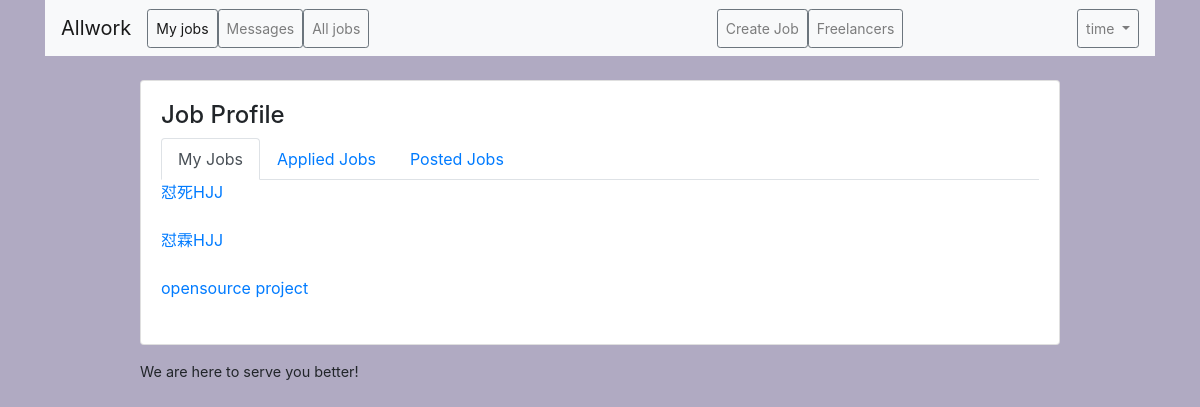
The app's page /user/time/jobs/ with its own data.
### user/models.py (models this page shows, shortened)
class User(AbstractBaseUser,PermissionsMixin):
    email=models.EmailField(unique=True)#邮箱，唯一属性
    username=models.CharField(max_length=100,unique=True)
    first_name=models.CharField(max_length=100,blank=True,null=True)
    last_name=models.CharField(max_length=100,blank=True,null=True)
    profile_photo = models.ImageField(upload_to='pic_folder',default='pic_folder/default.jpg')
    profile=models.TextField(null=True,blank=True)
    skills=TaggableManager(blank=True)
    is_owner= models.BooleanField('project_owner status',default=False)
    is_freelancer=models.BooleanField('freelancer status',default=False)
    date_created=models.DateTimeField(auto_now_add=True)
    date_modified=models.DateTimeField(auto_now=True)
    is_admin=models.BooleanField(default=False)
    is_superuser = models.BooleanField(default=False)
    is_staff=models.BooleanField(default=False)
    is_active = models.BooleanField(default=True)
    objects=UserManager()
    USERNAME_FIELD = 'username'  # 描述用户模型上用作唯一标识符的字段名称的字符串。
    REQUIRED_FIELDS = ['email', 'first_name', 'last_name']  # 通过createsuperuser管理命令创建用户时将提示的字段名称列表。
    class Meta:
        verbose_name="user"
        verbose_name_plural="users"

### jobs/models.py (models this page shows, shortened)
class Job(models.Model):
    owner = models.ForeignKey('user.User', on_delete=models.CASCADE, related_name='job_owner')
    freelancer = models.ForeignKey('user.User', null=True, blank=True, on_delete=models.CASCADE,
                                   related_name="job_freelancer")
    job_title = models.CharField(max_length=300)
    job_description = models.TextField()
    price = models.DecimalField(max_digits=8,decimal_places=2)
    tags = TaggableManager()
    date_created = models.DateTimeField(auto_now_add=True)
    date_modified = models.DateTimeField(auto_now=True)
    document = models.FileField(upload_to='attachements', blank=True, null=True)
    ACTIVE = 'active'
    WORKING = 'working'
    ENDED = 'ended'
    CHOICES = (
        (ACTIVE, 'active'),
        (WORKING, 'working'),
        (ENDED, 'ended'),
    )
    status = models.CharField(max_length=9,choices=CHOICES,default=ACTIVE)
    class Meta:
        verbose_name = 'job'
        verbose_name_plural = 'jobs'
        unique_together = ('owner', 'date_created')

### user/views.py (the view)
# urls.py: path('<str:username>/jobs/', UserJobProfile.as_view(), name='job_profile'),
class UserJobProfile(TemplateView):
    model = User
    template_name = 'users/user_job_profile.html'
    def get_context_data(self, **kwargs):
        context = super().get_context_data(**kwargs)
        username = self.kwargs.get('username')
        context['user']=User.objects.get(username=username)
        return context

### user/templates/users/user_job_profile.html (shortened to what this page needs)
{% extends 'base.html' %}
{% block content %}
    <div class="row">
        <div class="col-xl-6 col-sm-6">
            <h4>Job Profile</h4>
        </div>
    </div>
    <div id="tabs">
        <ul class="nav nav-tabs" role="tablist">
            <li class="nav-item"><a class="nav-link active" data-toggle="tab" href="#c-tab" role="tab">My Jobs</a></li>
            <li class="nav-item"><a class="nav-link " data-toggle="tab" href="#m-tab" role="tab">Applied Jobs</a></li>
            <li class="nav-item"><a class="nav-link" data-toggle="tab" href="#g-tab" role="tab">Posted Jobs</a></li>
        </ul>
        <div class="tab-content">
            <div class="tab-pane active" id="g-tab" role="tabpanel">
                {% for job in user.job_owner.all %}
                    <a href="{% url 'jobs:job_detail' job.pk %}">{{ job.job_title }}</a><br/><br/>
                {% endfor %}
            </div>
        </div>
    </div>
{% endblock %}

### templates/base.html (shortened to what this page needs)
{% load static %}
<!DOCTYPE html>
<html lang="en">
<head>
    <link rel="stylesheet" href="https://maxcdn.bootstrapcdn.com/bootstrap/4.0.0/css/bootstrap.min.css">
    <link rel="stylesheet" href="https://cdnjs.cloudflare.com/ajax/libs/font-awesome/4.7.0/css/font-awesome.min.css">
    <link rel="stylesheet" type="text/css" href="{% static 'css/fontello.css' %}" />
    <link rel="stylesheet" type="text/css" href="{% static 'css/app.css' %}" />
    {% if user.is_authenticated and user.is_owner %}
      <link rel="stylesheet" type="text/css" href="{% static 'css/owners.css' %}">
    {% else %}
      <link rel="stylesheet" type="text/css" href="{% static 'css/freelancers.css' %}">
    {% endif %}
</head>
<body>
    <div class="container">
        <nav class="navbar navbar-expand-lg navbar-light bg-light">
            <a class="navbar-brand" href="{% url 'home' %}" >Allwork</a>
            {% if user.is_authenticated %}
                <div class="collapse navbar-collapse" id="navbarNavDropdown">
                    <ul class="navbar-nav">
                        <li class="nav-item active">
                            <a class="nav-link btn btn-sm btn-outline-secondary float-right" href="{% url 'user:job_profile' user.username %}" >My jobs </a>
                        </li>
                        <li>
                            <a  href="{% url 'direct_messages:list_message' %}" class=" nav-link  btn btn-sm btn-outline-secondary float-right" type="button">Messages</a>
                        </li>
                        <li>
                            <a  href="{% url 'jobs:job_list' %}" class=" nav-link  btn btn-sm btn-outline-secondary float-right" type="button">All jobs</a>
                        </li>
                    </ul>
                </div>
            {% else %}
                <a href="{% url 'user:login' %}" class="btn btn-outline-success" role="button">Log in</a>
                <a href="{% url 'user:signup' %}" class="btn btn-outline-success" role="button">Sign up</a>
            {% endif %}
            {% if user.is_authenticated and user.is_owner %}
            <div class="collapse navbar-collapse justify-content-end" id="navbarCollapse">
                <ul class="navbar-nav">
                        <li class="nav-item">
                            <a href="{% url 'jobs:job_add'  %}" class="nav-link  btn btn-sm btn-outline-secondary float-right" type="button">Create Job</a>
                        </li>
                        <li class="nav-item">
                            <a href="{% url 'user:list_freelancer'%}" class="nav-link  btn btn-sm btn-outline-secondary float-right" type="button">Freelancers</a>
                        </li>
                </ul>
            </div>
            {% endif %}
            {% if user.is_authenticated %}
                <div class="collapse navbar-collapse justify-content-end" id="navbarCollapse">
                    <ul class="navbar-nav">
                        <li class="nav-item dropdown">
                        <a class="nav-link dropdown-toggle btn btn-sm btn-outline-secondary float-right" href="#" id="navbarDropdownMenuLink" data-toggle="dropdown" aria-haspopup="true" aria-expanded="false">
                            {{ user.username }}
                        </a>
                        </li>
                    </ul>
                </div>
            {% endif %}
        </nav>
    </div>
    <div class="container my-4">
        <div class="row justify-content-center">
            <div class="col-md-10 col-sm-12">
                <div class="card mb-3">
                    <div class="card-body">
                        {% block content %}
                        {% endblock %}
                    </div >
                </div>
                <footer>
                    We are here to serve you better!
                </footer>
            </div>
        </div>
    </div>
</body>
</html>

### static/css/app.css (style rules this page uses)
footer { font-size: .9rem; }

### user/static/css/owners.css (style rules this page uses)
body { background-color: #b0aac2; }

### records on screen
User: username "time"
Job: job_title "怼死HJJ"
Job: job_title "怼霖HJJ"
Job: job_title "opensource project"
